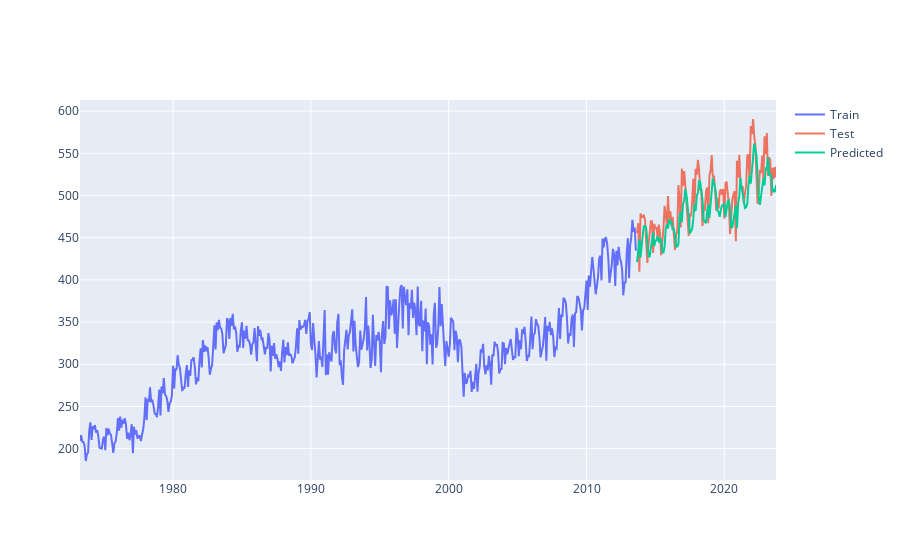

Here is the notebook cell this chart was saved with:
### Code cell
X_plot_train = pd.DataFrame(X_train, columns=X.columns)
X_plot_train['dt'] = data_lagged[data_lagged.index < X_plot_train.shape[0]]['dt']
X_plot_train['Total Renewable Energy'] = y_train

X_plot_test = pd.DataFrame(X_test, columns=X.columns)
X_plot_test['dt'] = data_lagged[data_lagged.index >= X_plot_train.shape[0]]['dt'].reset_index(drop=True)
X_plot_test['Total Renewable Energy'] = y_test.reset_index(drop=True)

fig = go.Figure()
fig.add_trace(go.Scatter(x=X_plot_train['dt'], y=X_plot_train['Total Renewable Energy'], mode='lines', name='Train'))
fig.add_trace(go.Scatter(x=X_plot_test['dt'], y=X_plot_test['Total Renewable Energy'], mode='lines', name='Test', opacity=0.8))
fig.add_trace(go.Scatter(x=X_plot_test['dt'], y=y_pred, mode='lines', name='Predicted'))
fig.show()
